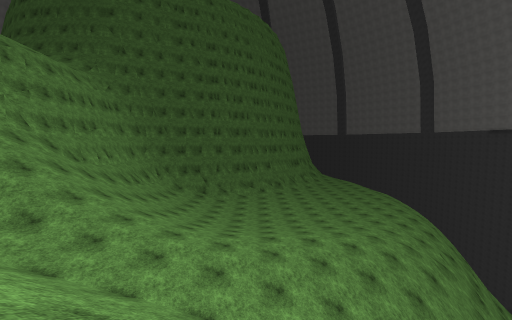
[1] (above)

24 first-person views from a walk through a scene from a Unity 3-D project. The camera is 1.2 m above the floor, tilts 4° down and sees 90° across. The floor is counted in squares, 2 m on a side. Each view is taken from the middle of a square. On the plan, view 1 faces up. The plan holds only what a view shows up to about 9 squares ahead; the rest is blank. The place goes on beyond the plan. The player is left out. Surface patterns are stand-ins for the level's own textures.

[2]
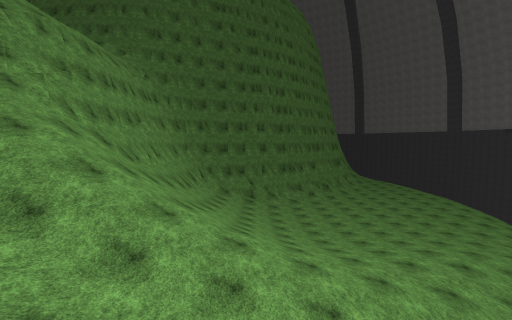

[3]
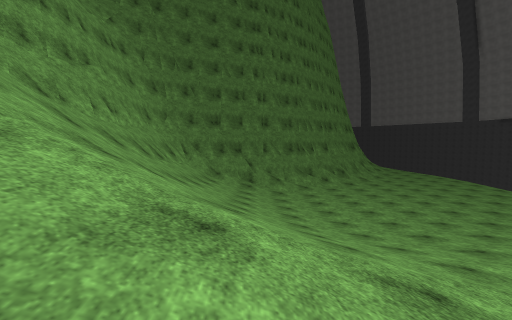

[4]
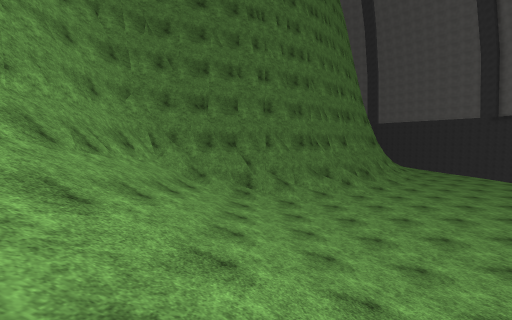

[5]
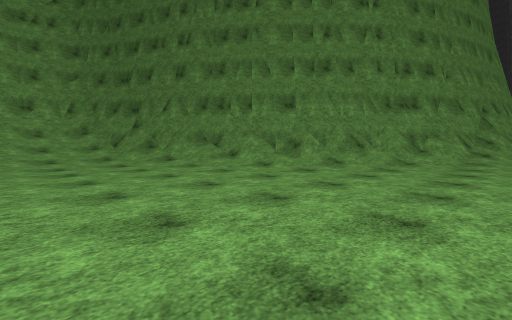

[6]
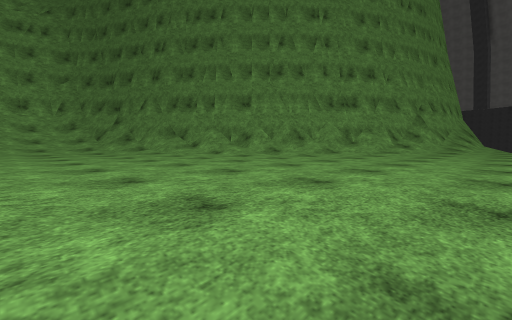

[7]
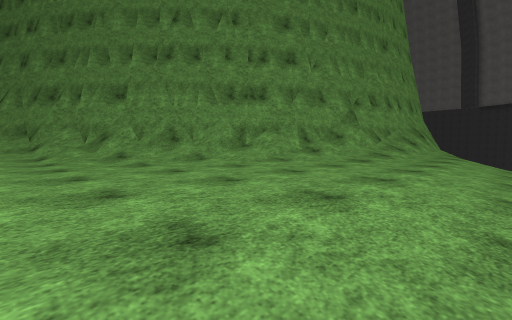

[8]
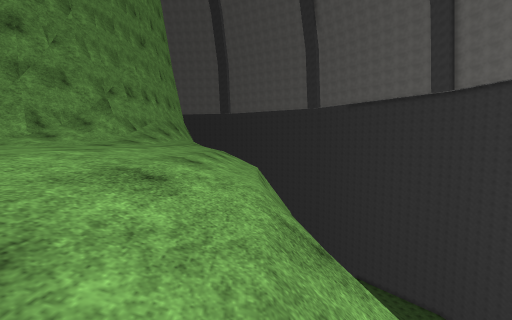

[9]
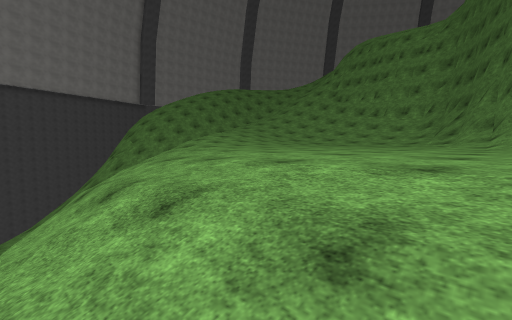

[10]
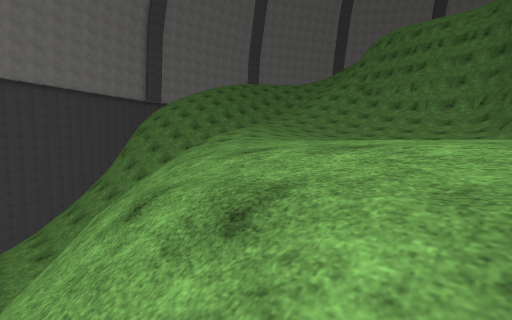

[11]
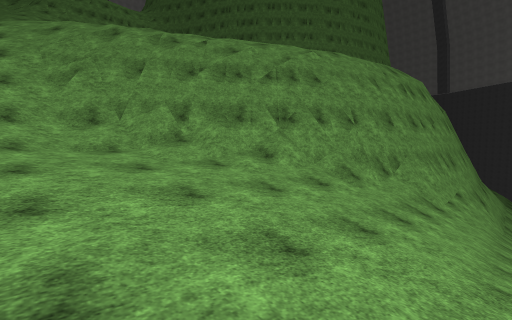

[12]
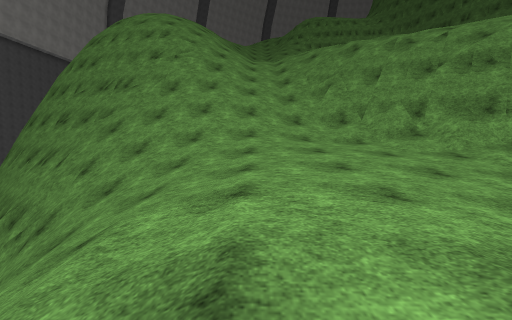

[13]
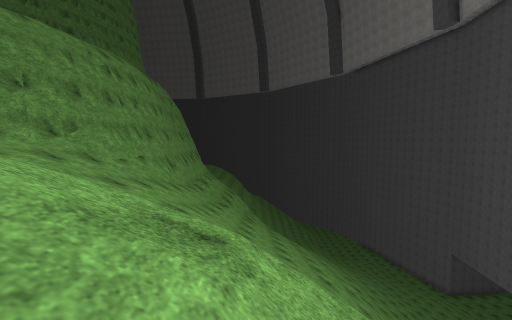

[14]
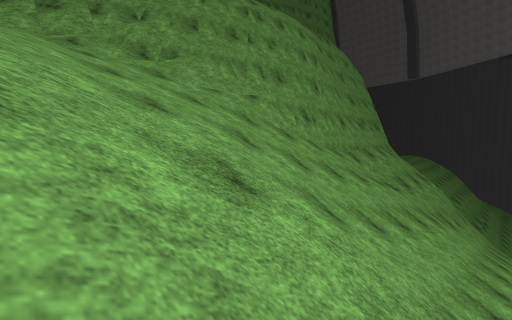

[15]
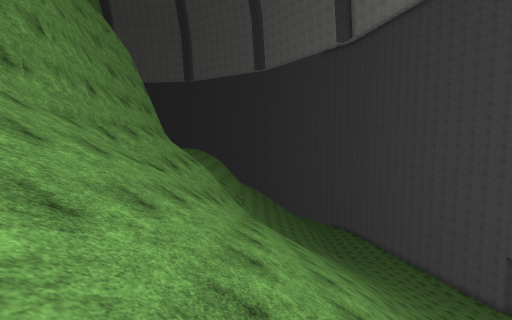

[16]
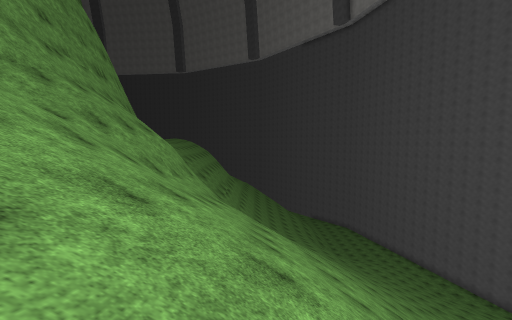

[17]
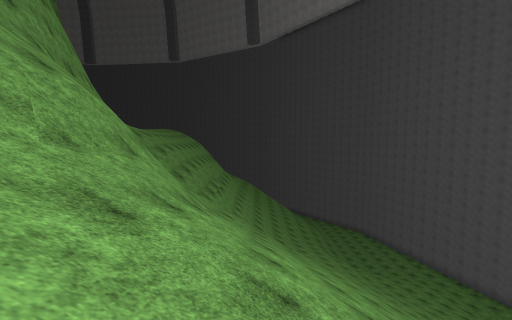

[18]
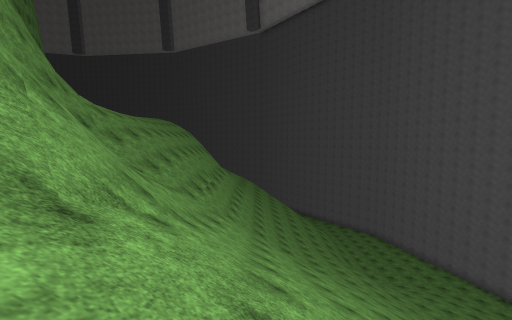

[19]
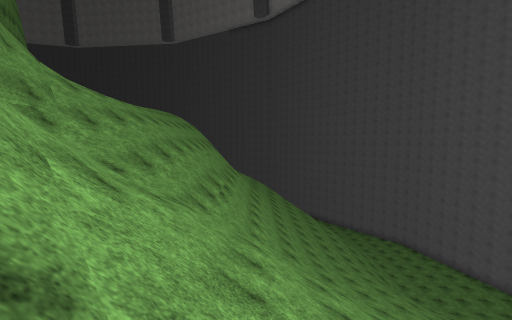

[20]
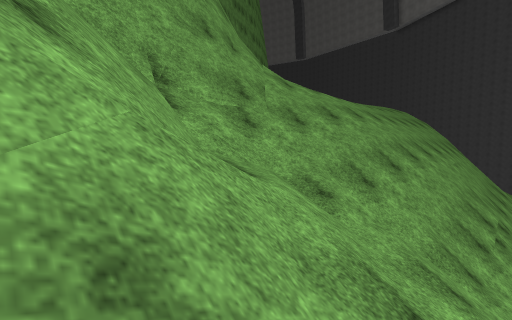

[21]
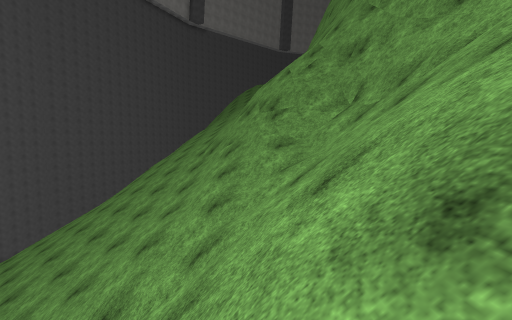

[22]
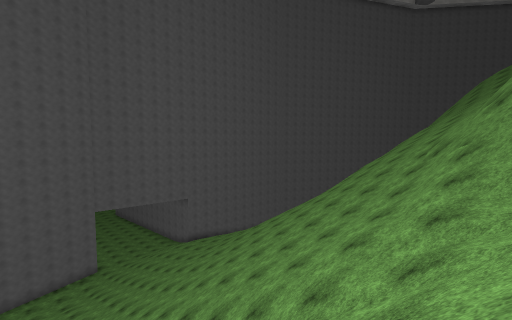

[23]
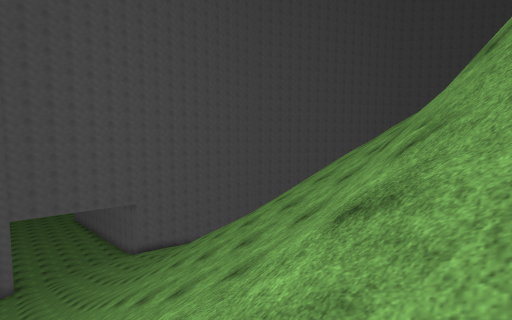

[24]
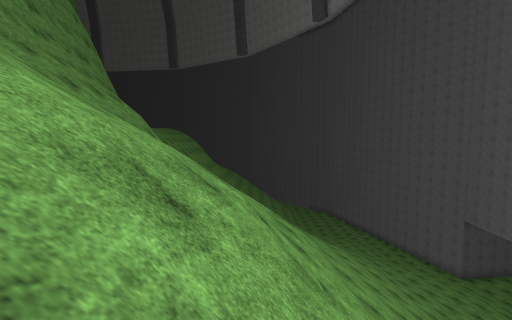

### Floor plan
Key: @ floor where view 1 was taken; # wall or solid block; . main floor; : floor 1.75 m higher than the main floor; + floor 3.25 m higher than the main floor; - floor 8 m lower than the main floor; _ floor 9.5 m lower than the main floor; / step, stairs or slope; = window, fence, low wall or low ledge; ^ raised ledge; v drop or lower ground.
Columns run from 9 left of view 1 to 27 right of it. Each row starts with its distance up from view 1.
 32                       ////=///////
 31                     =/////=///////
 30                      #///////////
 29                      ^^///////////
 28                       ^=//////////
 27                =//    ^=////////////
 26               ^#/.    ^==///////////
 25               ##/./  v^=v=/////////
 24              ^#/...vv ^#v==///////
 23              ^#/...v  ^=/==///////
 22             ^#/....v  ^=/v=///////
 21            ^#/.....v  ^=/v=////////
 20           ^=//...../vv^=//=//////////
 19          ^=//....../vv^#/////////////
 18        ^^#//......./vv^=////////////
 17      ^^#=/........./  ^=///////////
 16    ^#^=//........../ v^=//////////
 15  v ^///.........../=vv^#//////=//
 14 vv^^//............/vv^==/////////
 13 vv^=///..........//v=^=/////////
 12   ^=///..........//=^#=////////
 11 v=^////.........//v==#////// //
 10 v^=/////........//=#=///////
  9 ==///////::::../=v##////////
  8 ^////////::::.//v##/-_//  //=
  7  ////////:::////=#/--__/ ///
  6   //////+:://///=//---__ ///
  5    ////+///////////----- //
  4    ////////    ////-----/
  3       ///      /////////
  2       ///      ////////
  1                =/////=
  0          @     ^#///v
 -1                ^#/vvv
 -2                ^vvvv
 -3                =vv
 -4                vv
 -5                v

Positions as (right, up) in squares from view 1, and headings:
1: (0, 0), facing up
2: (-3, 2), facing up
3: (-3, 5), facing up
4: (-3, 8), facing up
5: (6, 13), facing up-left
6: (8, 13), facing up-left
7: (9, 17), facing up-left
8: (10, 17), facing up
9: (10, 18), facing down-left
10: (10, 16), facing down-left
11: (14, 5), facing up-left
12: (15, 4), facing left
13: (17, 5), facing up
14: (18, 9), facing up-left
15: (18, 11), facing up
16: (19, 13), facing up
17: (19, 17), facing up
18: (19, 20), facing up
19: (18, 23), facing up
20: (17, 25), facing up-left
21: (16, 32), facing down
22: (16, 32), facing down-right
23: (16, 28), facing down-right
24: (21, 11), facing up
